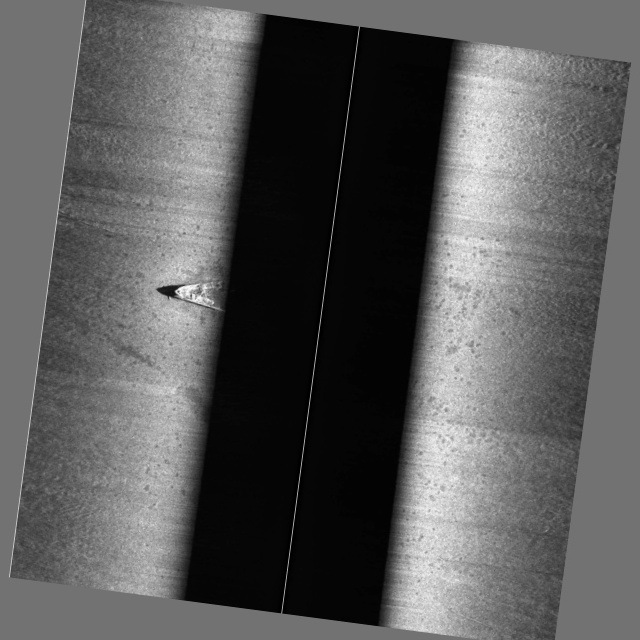
#> input picture abyss/data/experiments/bounded_shipwreck_aug/train/images/aug_shipwreck_shipwrecks_Corsair_02.jpg, 640 x 640 px
$ python -i image_quality.py   (imports and definitions only)   (older library calls are emulated)
#> lines starting #> are read from the running program, lines starting #| are printed output that depends on the picture
#> further down, picture is the input picture: shape (640, 640, 3); min 0, max 255, mean 90.4
"""Real image-quality scoring for sonar tiles.

The score combines measurable signal statistics:

- normalized contrast from intensity standard deviation
- local signal-to-noise ratio
- normalized Laplacian variance as a blur/sharpness proxy

The result is a heuristic 0..1 score, not a learned calibration.
"""

from __future__ import annotations

import cv2
import numpy as np


def _to_gray(image: np.ndarray) -> np.ndarray:
    if image is None or image.size == 0:
        raise ValueError("Cannot score an empty image")
    if image.ndim == 2:
        return image.astype(np.float32)
    if image.ndim == 3:
        return cv2.cvtColor(image, cv2.COLOR_BGR2GRAY).astype(np.float32)
    raise ValueError(f"Unsupported image shape for quality scoring: {image.shape}")


def _clip01(value: float) -> float:
    return float(max(0.0, min(1.0, value)))


def compute_image_quality_score(image: np.ndarray) -> dict[str, float]:
    gray = _to_gray(image)
    mean = float(np.mean(gray))
#> mean = 90.39
    std = float(np.std(gray))
#> std = 62.09
    contrast_score = _clip01(std / 64.0)
#> contrast_score = 0.97

    blur_variance = float(cv2.Laplacian(gray, cv2.CV_32F).var())
#> blur_variance = 495.2
    sharpness_score = _clip01(blur_variance / 1000.0)
#> sharpness_score = 0.495

    local_mean = cv2.blur(gray, (15, 15))
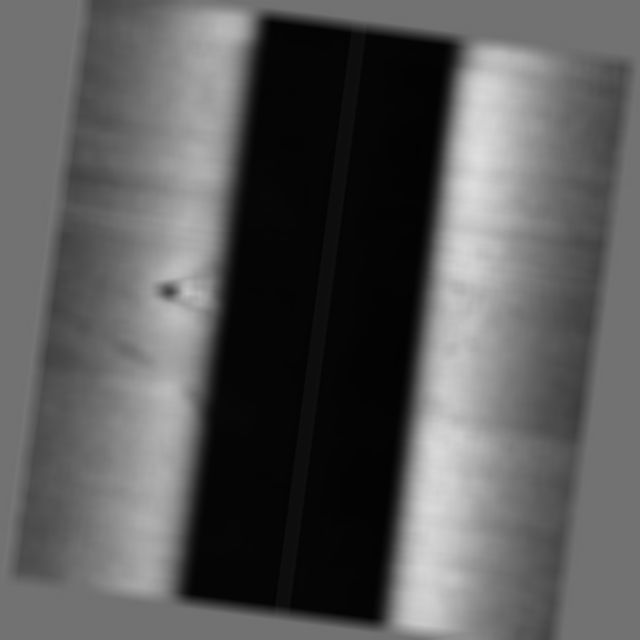
#> local_mean: shape (640, 640) float32; min 2.96, max 223.3, mean 90.4
    noise = gray - local_mean
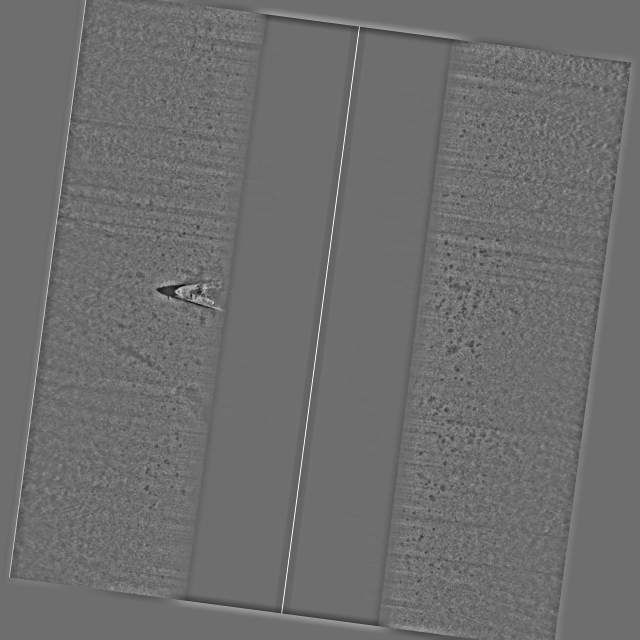
#> noise: shape (640, 640) float32; min -123.7, max 161.6, mean 0; drawn with min black and max white
    signal_power = float(np.mean(local_mean**2))
#> signal_power = 11823
    noise_power = float(np.mean(noise**2)) + 1e-6
#> noise_power = 113.7
    snr = signal_power / noise_power
#> snr = 104
    snr_score = _clip01(np.log1p(snr) / np.log1p(50.0))
#> snr_score = 1

    image_quality_score = _clip01(0.40 * contrast_score + 0.35 * snr_score + 0.25 * sharpness_score)
#> image_quality_score = 0.862
    return {
        "image_quality_score": image_quality_score,
        "contrast_score": contrast_score,
        "snr_score": snr_score,
        "sharpness_score": sharpness_score,
        "mean_intensity": mean,
        "std_intensity": std,
        "laplacian_variance": blur_variance,
        "local_snr": float(snr),
    }

>>> import cv2
>>> picture = cv2.imread('../../data/experiments/bounded_shipwreck_aug/train/images/aug_shipwreck_shipwrecks_Corsair_02.jpg')
>>> result = compute_image_quality_score(picture)
#> result = {'image_quality_score': 0.862, 'contrast_score': 0.97, 'snr_score': 1, 'sharpness_score': 0.495, 'mean_intensity': 90.39, 'std_intensity': 62.09, 'laplacian_variance': 495.2, 'local_snr': 104}

$ run again, on abyss/data/experiments/bounded_shipwreck_aug/train/images/aug_shipwreck_shipwrecks_Corsican_03.jpg
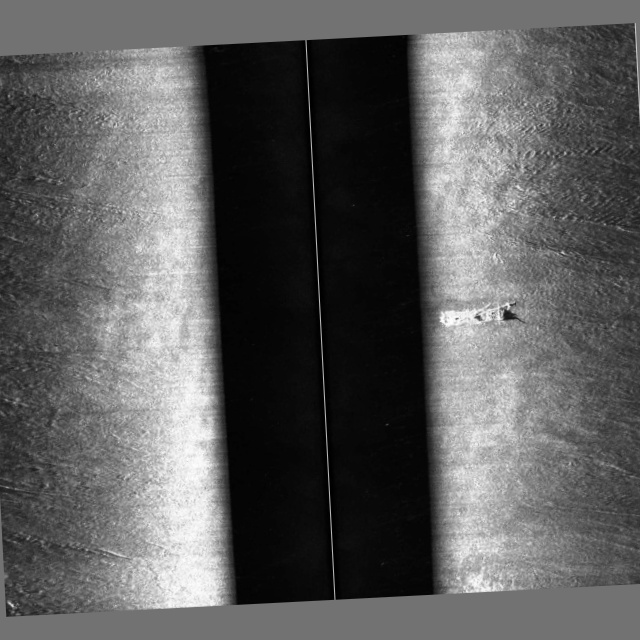
#> input picture abyss/data/experiments/bounded_shipwreck_aug/train/images/aug_shipwreck_shipwrecks_Corsican_03.jpg, 640 x 640 px
#> picture is the input picture: shape (640, 640, 3); min 0, max 255, mean 92.1
#> mean = 92.11
#> std = 67.3
#> contrast_score = 1
#> blur_variance = 589.7
#> sharpness_score = 0.59
#> in compute_image_quality_score, `local_mean = cv2.blur(gray, (15, 15))`:
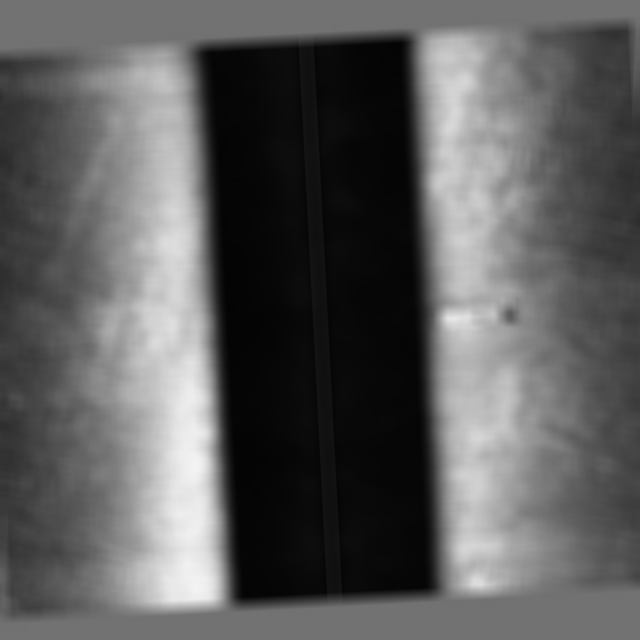
#> local_mean: shape (640, 640) float32; min 3.68, max 243.4, mean 92.1
#> in compute_image_quality_score, `noise = gray - local_mean`:
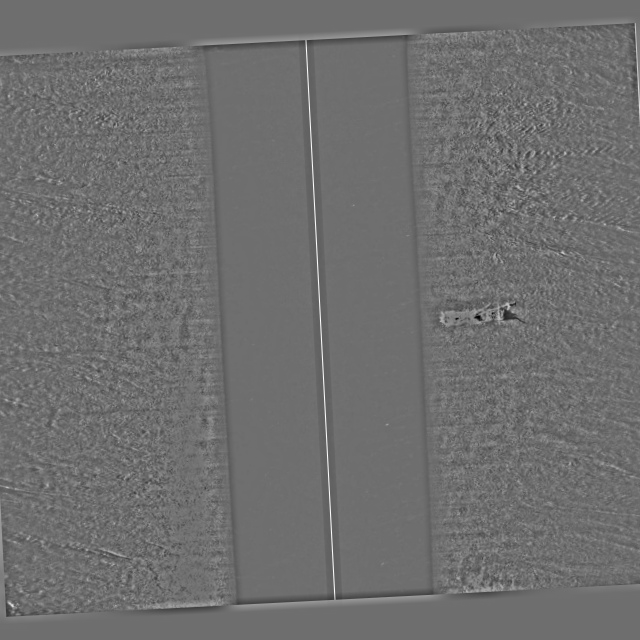
#> noise: shape (640, 640) float32; min -133.6, max 173.3, mean 0; drawn with min black and max white
#> signal_power = 12747.5
#> noise_power = 160.6
#> snr = 79.38
#> snr_score = 1
#> image_quality_score = 0.897
#> result = {'image_quality_score': 0.897, 'contrast_score': 1, 'snr_score': 1, 'sharpness_score': 0.59, 'mean_intensity': 92.11, 'std_intensity': 67.3, 'laplacian_variance': 589.7, 'local_snr': 79.38}

$ run again, on abyss/data/experiments/bounded_shipwreck_aug/train/images/aug_shipwreck_shipwrecks_EB_Allen_06.jpg
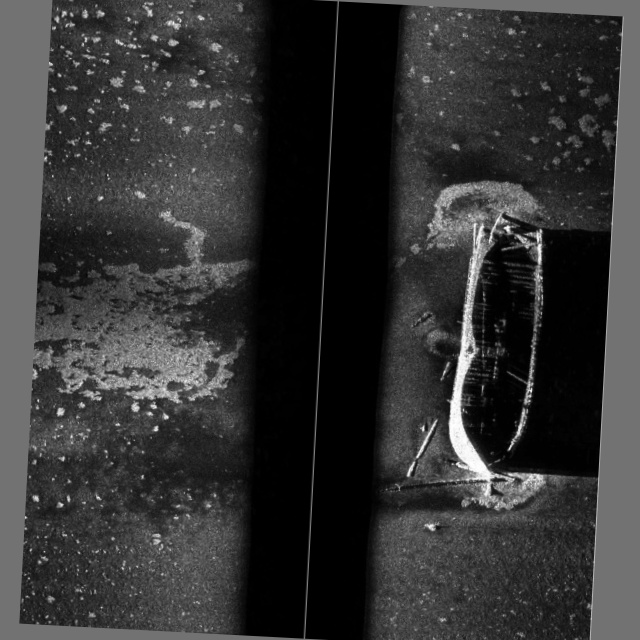
#> input picture abyss/data/experiments/bounded_shipwreck_aug/train/images/aug_shipwreck_shipwrecks_EB_Allen_06.jpg, 640 x 640 px
#> picture is the input picture: shape (640, 640, 3); min 0, max 255, mean 52.1
#> mean = 52.08
#> std = 44.43
#> contrast_score = 0.694
#> blur_variance = 655.4
#> sharpness_score = 0.655
#> in compute_image_quality_score, `local_mean = cv2.blur(gray, (15, 15))`:
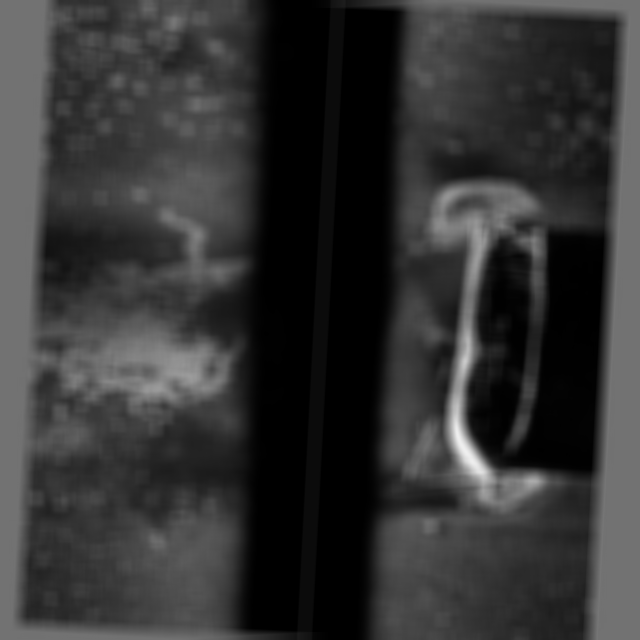
#> local_mean: shape (640, 640) float32; min 0, max 239.2, mean 52.1
#> in compute_image_quality_score, `noise = gray - local_mean`:
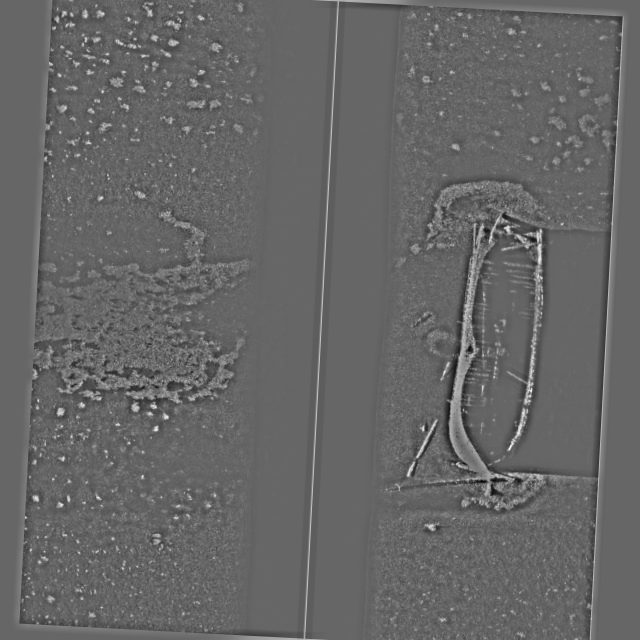
#> noise: shape (640, 640) float32; min -128.8, max 191.7, mean 0; drawn with min black and max white
#> signal_power = 4232.8
#> noise_power = 320
#> snr = 13.23
#> snr_score = 0.675
#> image_quality_score = 0.678
#> result = {'image_quality_score': 0.678, 'contrast_score': 0.694, 'snr_score': 0.675, 'sharpness_score': 0.655, 'mean_intensity': 52.08, 'std_intensity': 44.43, 'laplacian_variance': 655.4, 'local_snr': 13.23}

$ run again, on abyss/data/experiments/bounded_shipwreck_aug/train/images/aug_shipwreck_shipwrecks_EB_Allen_07.jpg
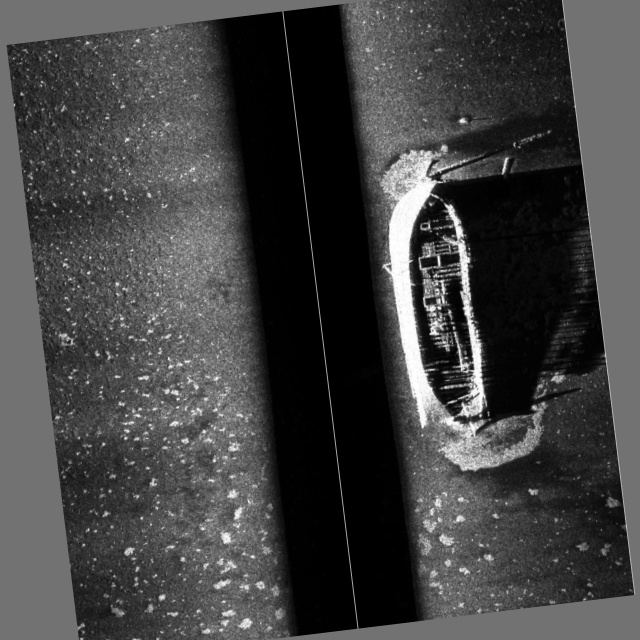
#> input picture abyss/data/experiments/bounded_shipwreck_aug/train/images/aug_shipwreck_shipwrecks_EB_Allen_07.jpg, 640 x 640 px
#> picture is the input picture: shape (640, 640, 3); min 0, max 255, mean 66.3
#> mean = 66.34
#> std = 52.33
#> contrast_score = 0.818
#> blur_variance = 989.2
#> sharpness_score = 0.989
#> in compute_image_quality_score, `local_mean = cv2.blur(gray, (15, 15))`:
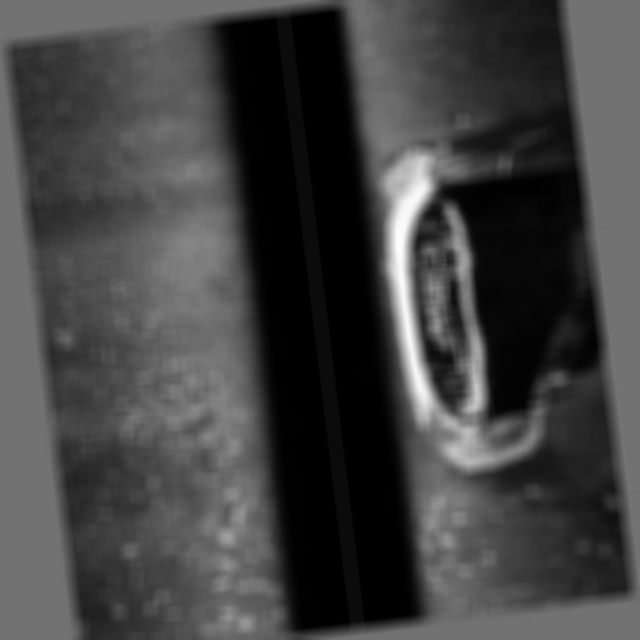
#> local_mean: shape (640, 640) float32; min 0, max 252.4, mean 66.3
#> in compute_image_quality_score, `noise = gray - local_mean`:
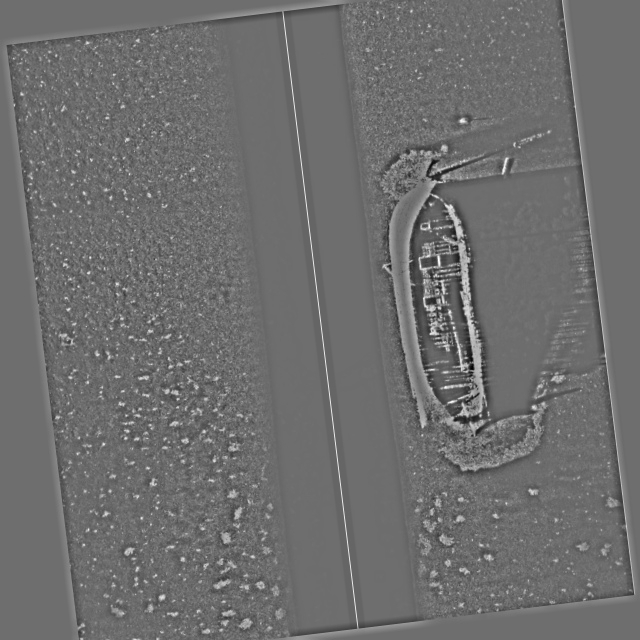
#> noise: shape (640, 640) float32; min -139.2, max 183.2, mean 0; drawn with min black and max white
#> signal_power = 6559.8
#> noise_power = 389.7
#> snr = 16.83
#> snr_score = 0.733
#> image_quality_score = 0.831
#> result = {'image_quality_score': 0.831, 'contrast_score': 0.818, 'snr_score': 0.733, 'sharpness_score': 0.989, 'mean_intensity': 66.34, 'std_intensity': 52.33, 'laplacian_variance': 989.2, 'local_snr': 16.83}
